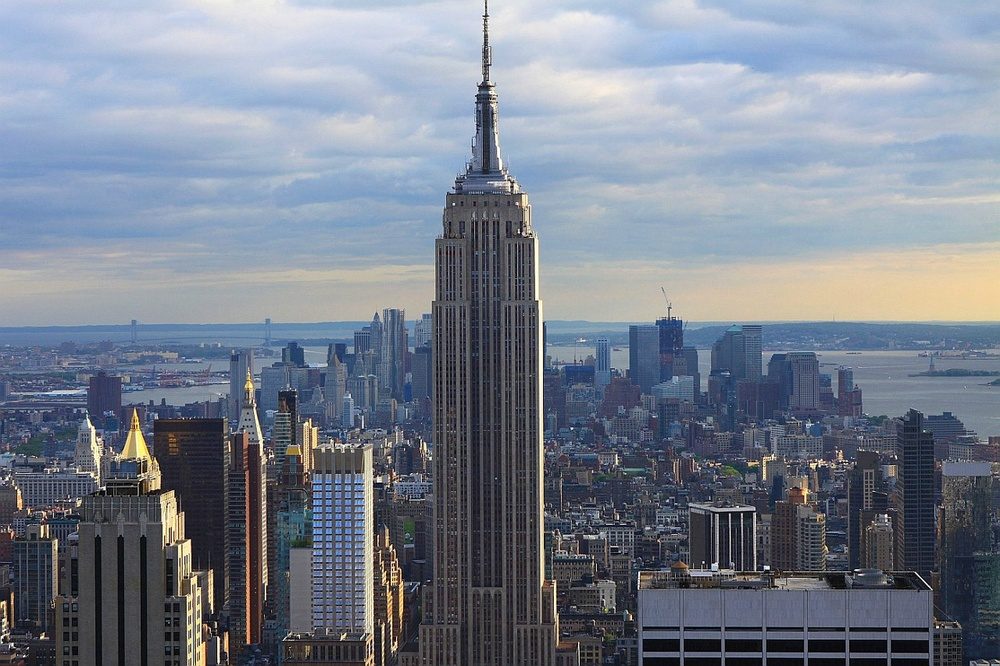
#> input picture PyOpenCV/06/empire.jpg, 1000 x 666 px, shrunk from 1280 x 853 before the run
$ python 02.py
#> lines starting #> are read from the running program, lines starting #| are printed output that depends on the picture
#!/usr/bin/python

import cv2
import numpy as np

img = cv2.imread("empire.jpg")
#> img is the input picture: shape (666, 1000, 3); mean B, G, R 142.3, 128.8, 120.7
b, g, r = cv2.split(img)
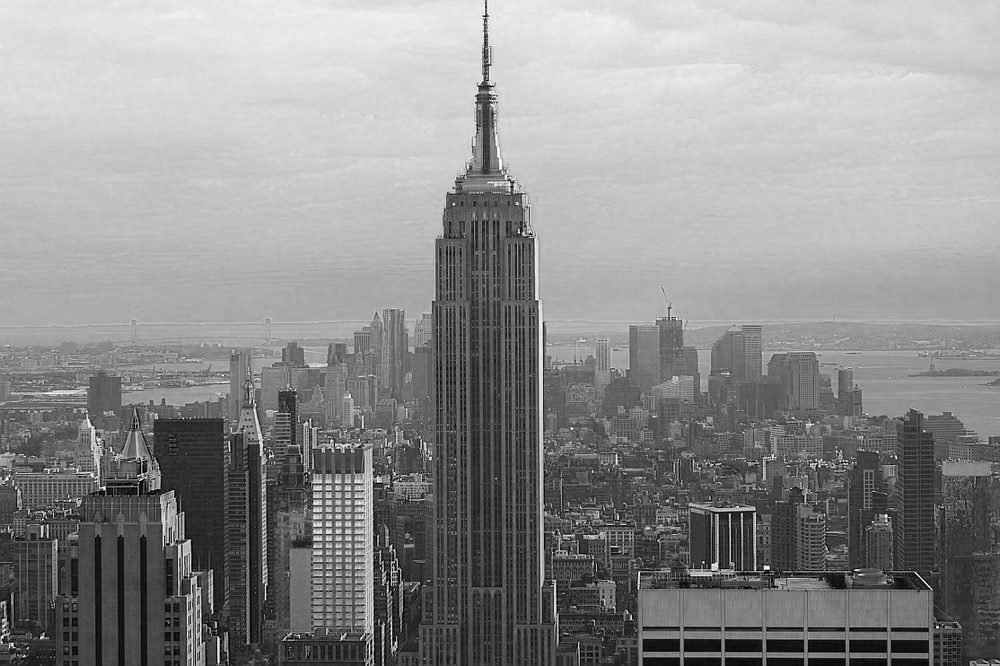
#> b: shape (666, 1000); min 0, max 255, mean 142.3
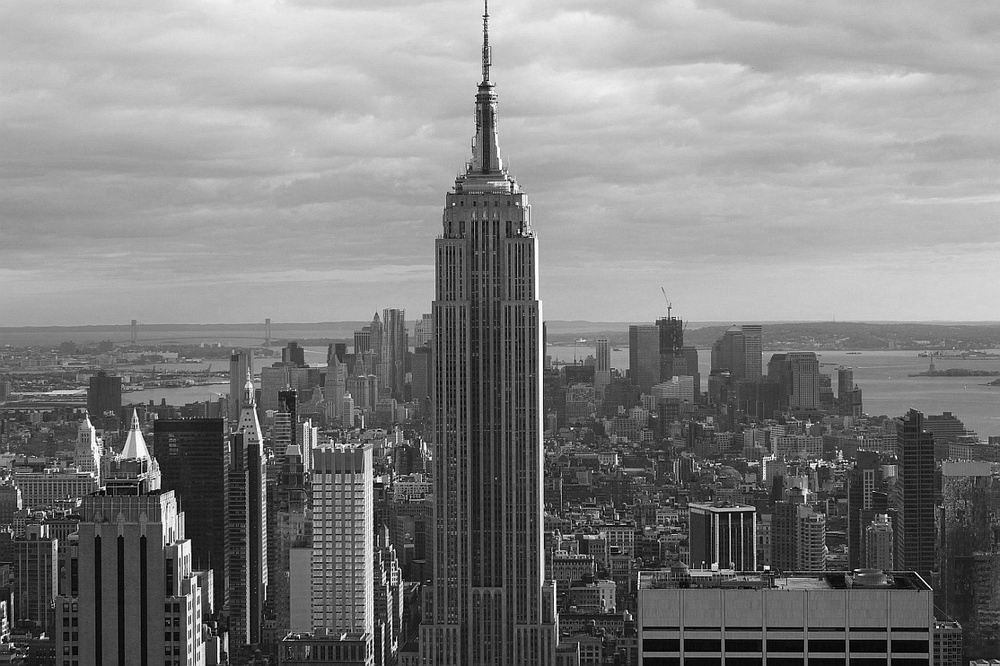
#> g: shape (666, 1000); min 0, max 255, mean 128.8
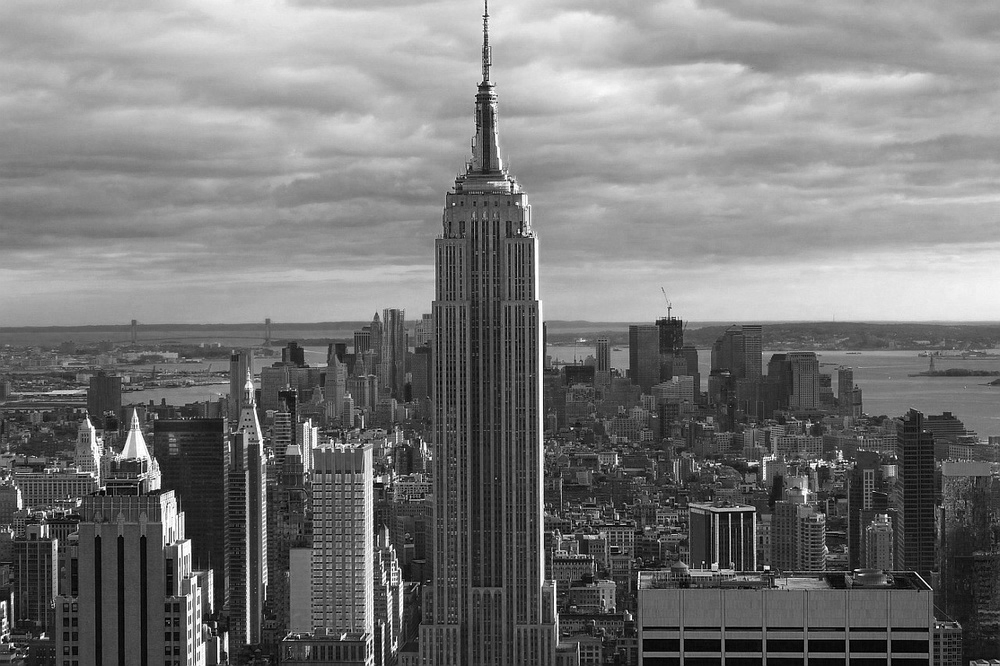
#> r: shape (666, 1000); min 0, max 255, mean 120.7
#> (the run stopped early here; a loop or call above may not have finished)
